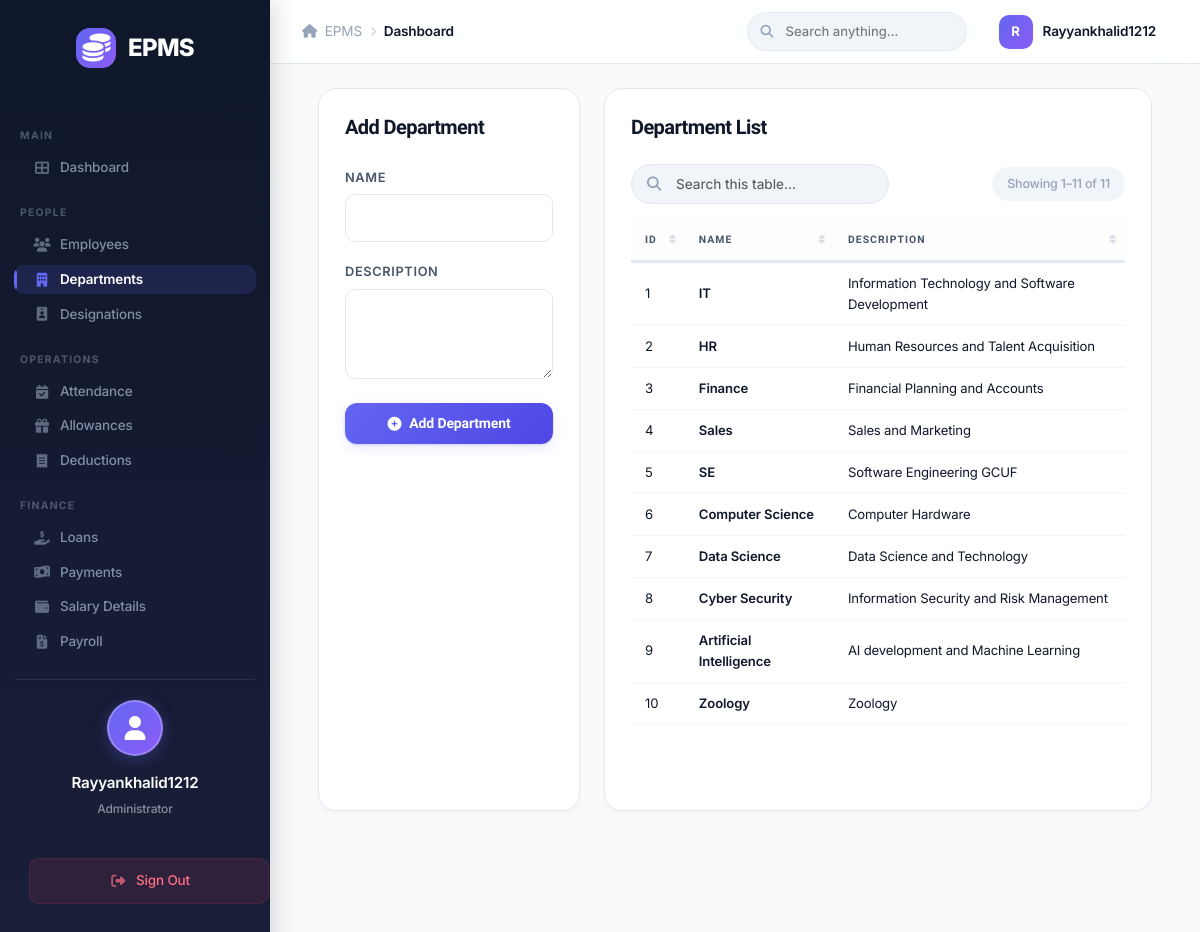
/departments/ (signed in), run on the app's committed database.
### core/models.py (models this page shows, shortened)
class User(AbstractUser):
    user_id = models.AutoField(primary_key=True)

class Department(models.Model):
    department_id = models.AutoField(primary_key=True)
    name = models.CharField(max_length=100)
    description = models.TextField(blank=True, null=True)

### core/views.py (the view)
# urls.py: path('departments/', views.department_list, name='department_list'),
@login_required
def department_list(request):
    departments = Department.objects.all()
    if request.method == 'POST':
        form = DepartmentForm(request.POST)
        if form.is_valid():
            form.save()
            messages.success(request, 'Department added.')
            return redirect('department_list')
    else:
        form = DepartmentForm()
    return render(request, 'core/department_list.html', {'departments': departments, 'form': form})

### core/forms.py
class DepartmentForm(forms.ModelForm):
    class Meta:
        model = Department
        fields = ['name', 'description']
        widgets = {
            'name': forms.TextInput(attrs={'class': 'form-control'}),
            'description': forms.Textarea(attrs={'class': 'form-control', 'rows': 3}),
        }

### templates/core/department_list.html (shortened to what this page needs)
{% extends 'core/base.html' %}
{% block content %}
<div class="row g-4">
    <div class="col-md-4">
        <div class="card-box h-100">
            <h5 class="mb-4">Add Department</h5>
            <form method="post">
                <div class="mb-3">
                    <label class="form-label">Name</label>
                    {{ form.name }}
                </div>
                <div class="mb-3">
                    <label class="form-label">Description</label>
                    {{ form.description }}
                </div>
                <button type="submit" class="btn btn-primary w-100 mt-2">
                    <i class="fas fa-plus-circle"></i> Add Department
                </button>
            </form>
        </div>
    </div>
    <div class="col-md-8">
        <div class="card-box h-100">
            <div class="d-flex justify-content-between align-items-center mb-4">
                <h5 class="mb-0">Department List</h5>
            </div>
            <div class="table-responsive">
                <table class="table table-hover epms-datatable">
                <thead>
                    <tr>
                        <th>ID</th>
                        <th>Name</th>
                        <th>Description</th>
                    </tr>
                </thead>
                <tbody>
                    {% for dept in departments %}
                    <tr>
                        <td>{{ dept.department_id }}</td>
                        <td>{{ dept.name }}</td>
                        <td>{{ dept.description }}</td>
                    </tr>
                    {% empty %}
                    <tr>
                        <td colspan="3">No departments yet.</td>
                    </tr>
                    {% endfor %}
                </tbody>
            </table>
        </div>
    </div>
    </div>
</div>
{% endblock %}

### templates/core/base.html (shortened to what this page needs)
{% load static %}
<!DOCTYPE html>
<html lang="en">
<head>
    <link href="https://cdn.jsdelivr.net/npm/bootstrap@5.3.0/dist/css/bootstrap.min.css" rel="stylesheet">
    <link href="https://cdnjs.cloudflare.com/ajax/libs/font-awesome/6.4.0/css/all.min.css" rel="stylesheet">
    <link rel="stylesheet" href="{% static 'css/style.css' %}?v=8">
</head>
<body>
    {% if user.is_authenticated %}
    <div class="sidebar">
        <div class="brand">
            <div class="brand-icon"><i class="fas fa-coins"></i></div>
            <span>EPMS</span>
        </div>
        {% if user.is_staff %}
        <div class="sidebar-section-label">Main</div>
        <a href="{% url 'dashboard' %}"
            class="{% if request.resolver_match.url_name == 'dashboard' %}active{% endif %}">
            <i class="fas fa-th-large me-2"></i> Dashboard
        </a>
        <div class="sidebar-section-label">People</div>
        <a href="{% url 'employee_list' %}"
            class="">
            <i class="fas fa-users me-2"></i> Employees
        </a>
        <a href="{% url 'department_list' %}"
            class="{% if 'department' in request.resolver_match.url_name %}active{% endif %}">
            <i class="fas fa-building me-2"></i> Departments
        </a>
        <a href="{% url 'designation_list' %}"
            class="{% if request.resolver_match.url_name == 'designation_list' %}active{% endif %}">
            <i class="fas fa-id-badge me-2"></i> Designations
        </a>
        <div class="sidebar-section-label">Operations</div>
        <a href="{% url 'attendance_list' %}"
            class="{% if request.resolver_match.url_name == 'attendance_list' %}active{% endif %}">
            <i class="fas fa-calendar-check me-2"></i> Attendance
        </a>
        <a href="{% url 'allowance_list' %}"
            class="{% if request.resolver_match.url_name == 'allowance_list' %}active{% endif %}">
            <i class="fas fa-gift me-2"></i> Allowances
        </a>
        <a href="{% url 'deduction_list' %}"
            class="{% if request.resolver_match.url_name == 'deduction_list' %}active{% endif %}">
            <i class="fas fa-receipt me-2"></i> Deductions
        </a>
        <div class="sidebar-section-label">Finance</div>
        <a href="{% url 'loan_list' %}"
            class="{% if 'loan_list' == request.resolver_match.url_name %}active{% endif %}">
            <i class="fas fa-hand-holding-usd me-2"></i> Loans
        </a>
        <a href="{% url 'loan_payment_list' %}"
            class="{% if request.resolver_match.url_name == 'loan_payment_list' %}active{% endif %}">
            <i class="fas fa-money-bill-wave me-2"></i> Payments
        </a>
        <a href="{% url 'salary_list' %}"
            class="{% if request.resolver_match.url_name == 'salary_list' %}active{% endif %}">
            <i class="fas fa-wallet me-2"></i> Salary Details
        </a>
        <a href="{% url 'payroll_list' %}"
            class="{% if request.resolver_match.url_name == 'payroll_list' or request.resolver_match.url_name == 'payroll_generate' or request.resolver_match.url_name == 'payroll_edit' %}active{% endif %}">
            <i class="fas fa-file-invoice-dollar me-2"></i> Payroll
        </a>
        {% endif %}
        <div class="sidebar-footer">
            <div class="user-profile-card">
                <div class="user-avatar">
                    <i class="fas fa-user"></i>
                </div>
                <div class="user-info">
                    <span class="user-name">{{ user.username|title }}</span>
                    <span class="user-role">{% if user.is_staff %}Administrator{% else %}Employee{% endif %}</span>
                </div>
            </div>
            <a href="{% url 'logout' %}" class="btn-sidebar-logout">
                <i class="fas fa-sign-out-alt me-2"></i> Sign Out
            </a>
        </div>
    </div>
    <div class="top-navbar">
        <div class="topbar-left">
            <div class="breadcrumb-nav">
                <span class="breadcrumb-item"><i class="fas fa-home me-1"></i> EPMS</span>
                <i class="fas fa-chevron-right breadcrumb-sep"></i>
                <span class="breadcrumb-item active">{% block breadcrumb %}Dashboard{% endblock %}</span>
            </div>
        </div>
        <div class="topbar-right">
            <div class="topbar-search">
                <input type="text" placeholder="Search anything..." id="globalSearch">
            </div>
            <div class="topbar-user">
                <div class="topbar-user-avatar">{{ user.username|first|upper }}</div>
                <span class="topbar-user-name">{{ user.username|title }}</span>
            </div>
        </div>
    </div>
    <div class="main-content">
        <div class="container-fluid page-content">
            {% block content %}{% endblock %}
        </div>
    </div>
    {% else %}
    <div class="login-page">
        {% block login_content %}{% endblock %}
    </div>
    {% endif %}
</body>
</html>

### data on the page
User: username "Rayyankhalid1212", username|first "R"
Department: department_id "1", name "IT", description "Information Technology and Software Development"
Department: department_id "2", name "HR", description "Human Resources and Talent Acquisition"
Department: department_id "3", name "Finance", description "Financial Planning and Accounts"
Department: department_id "4", name "Sales", description "Sales and Marketing"
Department: department_id "5", name "SE", description "Software Engineering GCUF"
Department: department_id "6", name "Computer Science", description "Computer Hardware"
Department: department_id "7", name "Data Science", description "Data Science and Technology"
Department: department_id "8", name "Cyber Security", description "Information Security and Risk Management"
Department: department_id "9", name "Artificial Intelligence", description "AI development and Machine Learning"
Department: department_id "10", name "Zoology", description "Zoology"
